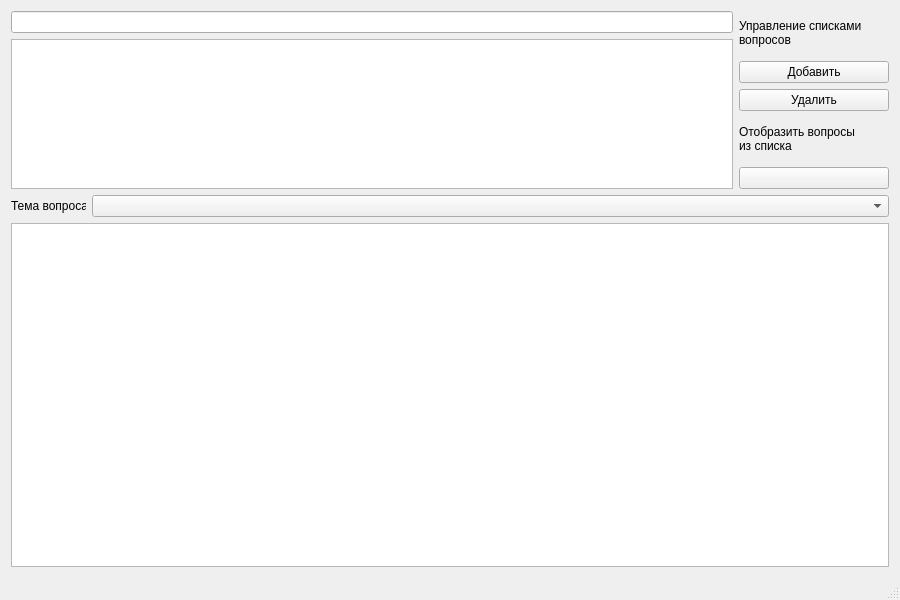
<?xml version="1.0" encoding="UTF-8"?>
<ui version="4.0">
 <class>MainWindow</class>
 <widget class="QMainWindow" name="MainWindow">
  <property name="geometry">
   <rect>
    <x>0</x>
    <y>0</y>
    <width>900</width>
    <height>600</height>
   </rect>
  </property>
  <property name="sizePolicy">
   <sizepolicy hsizetype="Preferred" vsizetype="Preferred">
    <horstretch>0</horstretch>
    <verstretch>0</verstretch>
   </sizepolicy>
  </property>
  <property name="minimumSize">
   <size>
    <width>900</width>
    <height>600</height>
   </size>
  </property>
  <property name="baseSize">
   <size>
    <width>0</width>
    <height>0</height>
   </size>
  </property>
  <property name="windowTitle">
   <string>Генератор экзаменационных билетов</string>
  </property>
  <property name="windowIcon">
   <iconset resource="resources.qrc">
    <normaloff>:/images/icon/gen.png</normaloff>:/images/icon/gen.png</iconset>
  </property>
  <widget class="QWidget" name="centralWidget">
   <layout class="QVBoxLayout" name="verticalLayout_2">
    <item>
     <layout class="QHBoxLayout" name="horizontalLayout">
      <item>
       <layout class="QVBoxLayout" name="verticalLayout">
        <item>
         <widget class="QLineEdit" name="searchLine"/>
        </item>
        <item>
         <widget class="QTableView" name="tableQuestList">
          <property name="sizePolicy">
           <sizepolicy hsizetype="Expanding" vsizetype="Maximum">
            <horstretch>0</horstretch>
            <verstretch>0</verstretch>
           </sizepolicy>
          </property>
          <property name="minimumSize">
           <size>
            <width>0</width>
            <height>150</height>
           </size>
          </property>
          <property name="maximumSize">
           <size>
            <width>16777215</width>
            <height>150</height>
           </size>
          </property>
         </widget>
        </item>
       </layout>
      </item>
      <item>
       <layout class="QVBoxLayout" name="verticalLayout_3">
        <item>
         <widget class="QLabel" name="label_2">
          <property name="text">
           <string>Управление списками
вопросов</string>
          </property>
         </widget>
        </item>
        <item>
         <widget class="QPushButton" name="addQuestionList">
          <property name="minimumSize">
           <size>
            <width>150</width>
            <height>0</height>
           </size>
          </property>
          <property name="text">
           <string>Добавить</string>
          </property>
         </widget>
        </item>
        <item>
         <widget class="QPushButton" name="removeQuestionList">
          <property name="minimumSize">
           <size>
            <width>150</width>
            <height>0</height>
           </size>
          </property>
          <property name="text">
           <string>Удалить</string>
          </property>
         </widget>
        </item>
        <item>
         <widget class="QLabel" name="label_3">
          <property name="text">
           <string>Отобразить вопросы
из списка</string>
          </property>
         </widget>
        </item>
        <item>
         <widget class="QPushButton" name="showQuestInList">
          <property name="maximumSize">
           <size>
            <width>16777215</width>
            <height>16777215</height>
           </size>
          </property>
          <property name="toolTip">
           <string>&lt;html&gt;&lt;head/&gt;&lt;body&gt;&lt;p&gt;Отобразить вопросы для выделенного списка&lt;/p&gt;&lt;/body&gt;&lt;/html&gt;</string>
          </property>
          <property name="text">
           <string/>
          </property>
         </widget>
        </item>
       </layout>
      </item>
     </layout>
    </item>
    <item>
     <layout class="QHBoxLayout" name="horizontalLayout_2">
      <item>
       <widget class="QLabel" name="label">
        <property name="maximumSize">
         <size>
          <width>75</width>
          <height>16777215</height>
         </size>
        </property>
        <property name="text">
         <string>Тема вопроса</string>
        </property>
       </widget>
      </item>
      <item>
       <widget class="QComboBox" name="questionTopic"/>
      </item>
     </layout>
    </item>
    <item>
     <widget class="QTableView" name="questListView"/>
    </item>
   </layout>
  </widget>
  <widget class="QStatusBar" name="statusBar"/>
 </widget>
 <layoutdefault spacing="6" margin="11"/>
 <resources>
  <include location="resources.qrc"/>
 </resources>
 <connections/>
</ui>
